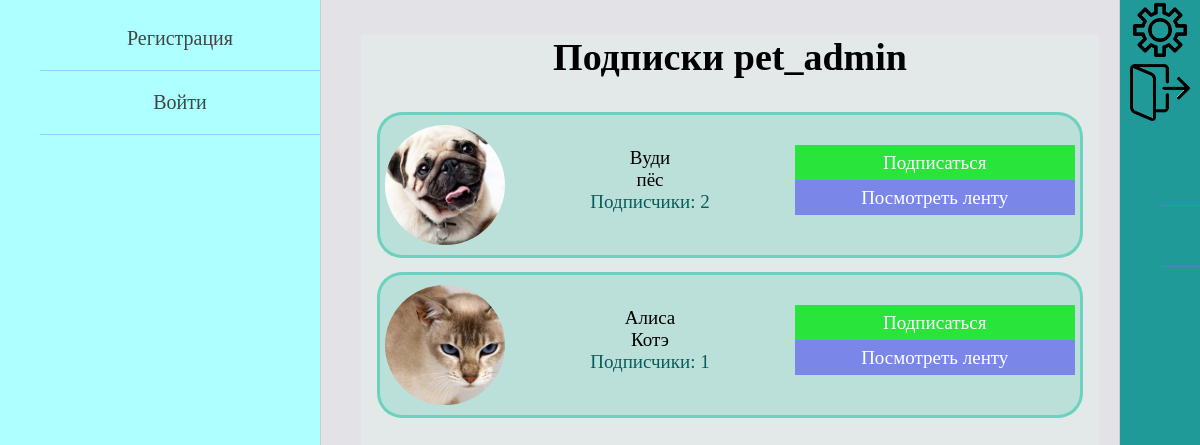
The page /profile/1/subscriptions/ on the database its author committed.
### pet_owners/models.py (models this page shows, shortened)
class Owner(AbstractUser):
    date_of_birth = models.DateField(blank=True, verbose_name='дата рождения пользователя', null=True)
    avatar = models.ImageField(upload_to="owners_photos/%Y/%m/%d/", blank=True,
                               verbose_name='фото пользователя', null=True)
    about_myself = models.TextField(max_length=520, blank=True, verbose_name='о себе', null=True)
    instagram = models.URLField(blank=True, verbose_name='инстаграм', null=True)
    vkontakte = models.URLField(blank=True, verbose_name='вконтакте', null=True)
    youtube = models.URLField(blank=True, verbose_name='ютуб', null=True)

class Animal(models.Model):
    GENDER = (
        ("мальчик", "мальчик"),
        ("девочка", "девочка")
    )
    name_of_animal = models.CharField(max_length=55, verbose_name='имя питомца')
    pet_owner = models.ForeignKey(settings.AUTH_USER_MODEL, on_delete=models.CASCADE, verbose_name='владелец')
    category_of_animal = models.ForeignKey(AnimalCategory, on_delete=models.PROTECT, verbose_name='вид')
    animal_breed = models.CharField(max_length=100, blank=True, verbose_name='порода питомца')
    date_of_animal_birth = models.DateField(verbose_name='дата рождения питомца', blank=True, null=True)
    sex = models.CharField(max_length=7, choices=GENDER, verbose_name='пол', null=True)
    animal_photo = models.ImageField(upload_to="animals_photos/%Y/%m/%d/", verbose_name='фото питомца')
    about_pet = models.TextField(max_length=520, verbose_name='о питомце')
    class Meta:
        verbose_name = 'Питомец'
        verbose_name_plural = 'Питомцы'

class AnimalCategory(models.Model):
    category = models.CharField(max_length=255, verbose_name='вид домашнего животного')
    def __str__(self):
        return self.category
    class Meta:
        verbose_name = 'Вид'
        verbose_name_plural = 'Виды'

### pet_owners/views.py (the view)
# urls.py: path('profile/<int:id>/subscriptions/', OwnerSubscriptions.as_view(),
class OwnerSubscriptions(DataMixin, ListView):
    model = Owner
    template_name = 'pet_owners/subscriptions_page.html'
    context_object_name = 'profile'
    def get_queryset(self):
        self.queryset = Owner.objects.get(pk=self.kwargs['id'])
        return self.queryset
    def get_context_data(self, *, object_list=None, **kwargs):
        context = super().get_context_data(**kwargs)
        owner = self.queryset
        animals = Animal.objects.filter(followers__follower=owner)
        context['subscriptions'] = animals
        if self.request.user.id == self.kwargs['id']:
            context['title'] = "Мои подписки"
        else:
            context['title'] = f"Подписки {owner.username}"
        context.update(self.get_left_menu())
        context['user_animals_followed'] = self.get_animals_followers_of_owner(animals)
        return context

### pet_owners/templatetags/pet_owners_tags.py (called while the page is built)
@register.simple_tag
def create_foll_list(animal_name, user_animals_followed):
    return user_animals_followed[animal_name]

### pet_owners/utils.py (called while the page is built)
    def get_left_menu(self):
        context = {}
        if self.request.user.is_authenticated:
            context['left_menu'] = [
                {'title': "Мой профиль", 'url_name': ['profile_home', self.request.user.id]},
                {'title': "Мои питомцы", 'url_name': ['all_animals_page']},
                {'title': "Подписки", 'url_name': ['owner_subscriptions', self.request.user.id]},
                {'title': "Группы", 'url_name': ['profile_home', self.request.user.id]},
                {'title': "Найти...", 'url_name': ['profile_home', self.request.user.id]}
            ]
        else:
            context['left_menu'] = [
                {'title': "Регистрация", 'url_name': 'register'},
                {'title': "Войти", 'url_name': 'login'},
            ]
        return context

### pet_owners/templates/pet_owners/subscriptions_page.html
{% extends 'pet_owners/base.html' %}
{% load pet_owners_tags %}
{% block content %}
<div class="subs_block">
    <h1>Подписки {{profile.username}}</h1>
    <div class="subs_cells">
        {% for sub in subscriptions %}
            {% create_foll_list sub.name_of_animal user_animals_followed as foll_list %}
            <div class="subs_cell">
                <div class="sub_avatar">
                    <img src="{{sub.animal_photo.url}}" height=120>
                </div>
                <div class="sub_info">
                    <div>{{sub.name_of_animal}}</div>
                    <div>{{sub.category_of_animal}}</div>
                    <div class="subs_of_user">
                        <a href="#">
                            <span>Подписчики: </span>{{foll_list.count_folls}}
                        </a>
                    </div>
                </div>
                <div class="sub_buttons">
                    {% if foll_list.is_followed %}
                        <div class="unfollow_animal">
                            <a href="{{animal.change_follower}}">Отписаться</a>
                        </div>
                    {% else %}
                        <div class="follow_animal">
                            <a href="{{animal.change_follower}}">Подписаться</a>
                        </div>
                    {% endif %}
                    <div class="select_button">
                        <a href="#">Посмотреть ленту</a>
                    </div>
                </div>
            </div>
        {% endfor %}
    </div>
</div>
{% endblock %}

### pet_owners/templates/pet_owners/base.html (shortened to what this page needs)
{% load static %}
<!DOCTYPE html>
<html lang="en">
<head>
    <link type="text/css" href="{% static 'pet_owners/css/styles.css' %}" rel="stylesheet" />
</head>
<body>
<table class="table-page" border=0 cellpadding="0" cellspacing="0">
<tr>
    <td valign="top" class="left-chapters">
        <ul id="leftchapters">
            {% for el_menu in left_menu %}
                {% if request.user.is_authenticated %}
                    {% if el_menu.url_name|length == 2 %}
                        <li><a href="{% url el_menu.url_name.0 el_menu.url_name.1 %}">
                            {{el_menu.title}}
                        </a></li>
                    {% else %}
                        <li><a href="{% url el_menu.url_name.0 %}">
                            {{el_menu.title}}
                        </a></li>
                    {% endif %}
                {% else %}
                    <li><a href="{% url el_menu.url_name %}">{{el_menu.title}}</a></li>
                {% endif %}
            {% endfor %}
        </ul>
    </td>
    <td valign="top" class="content">
        <div class="content-text">
            {% block content %}
            {% endblock %}
        </div>
    </td>
    <td valign="top" class="right-chapters">
        <table border=0 cellpadding="0" cellspacing="0">
            <tr class="settings_button"><td>
                <a href="#">
                    <img src="/static/pet_owners/images/settings_img.png" width="60">
                </a>
            </td></tr>
            <tr class="logout_button"><td>
                <a href="{% url 'logout' %}">
                    <img src="/static/pet_owners/images/exit.png" width="60">
                </a>
            </td></tr>
            <tr><td>
                <ul id="rightchapters">
                    {% for sub in subscriptions %}
                       <li><a href="{{ sub.get_absolute_url }}">{{sub.animal}}</a></li>
                    {% endfor %}
                </ul>
            </td></tr>
        </table>
    </td>
</tr>
</table>
</body>
</html>

### pet_owners/static/pet_owners/css/styles.css (style rules this page uses)
html, body { font-family: 'Georgia'; margin: 0; padding: 0; height: 100%; width: 100%; color: #000000; }
.table-page { width: 100%; height: 100%; vertical-align: top; }
.table-page tr { height: 100%; }
.left-chapters { margin: 0; background: rgba(140, 255, 255, 0.7); border-right: 1px solid #ccc; min-height: 100%; }
.left-chapters ul { width: 300px; min-height: 100%; margin: 0; padding: 7px 0 7px 20px; list-style: none; font-size: 20px; }
.left-chapters ul li { text-align: center; margin-left: 20px; padding: 20px 0 20px 0; color: #999; border-bottom: 1px solid rgba(126, 117, 255, 0.4); }
.left-chapters ul li a { color: #444; text-decoration: none; transition: color .2s linear; }
.right-chapters { margin: 0; background: #209999; border-left: 1px solid #ccc; min-height: 100%; }
.right-chapters ul { width: 60px; min-height: 100%; margin: 0; padding: 20px 0 10px 20px; list-style: none; font-size: 20px; }
.right-chapters ul li { text-align: center; margin: 10px 0 0 20px; padding: 30px 0 20px 0; color: #999; border-bottom: 1px solid rgba(126, 117, 255, 0.4); }
.settings_button, .logout_button { text-align: center; }
.settings_button a, .logout_button a { display: block; height: 100%; width: 100%; transition: all .2s linear; }
.content { background: #27234621; padding: 10px 20px 20px 40px; width: 100%; box-sizing: border-box; }
.content-text { height: 100%; font-size: 19px; background: #e3e8e8; font-family: Yandex Sans Display Light; }
.subs_of_user a { color: #095c5c; text-decoration: none; }
.subs_block { text-align: center; }
.subs_cells { width: 100%; text-align: center; }
.subs_cell { background: rgba(26, 196, 162, 0.2); width: 700px; height: 140px; display: inline-block; vertical-align: middle; text-align: center; margin: 7px 0 7px 0; border: 3px solid rgba(26, 196, 162, 0.5); border-radius: 25px; }
.sub_avatar { display: inline-block; vertical-align: middle; text-align: center; max-height: 120px; max-width: 120px; margin-top: 10px; border-radius: 120px; overflow: hidden; }
.sub_info { display: inline-block; vertical-align: middle; width: 40%; }
.sub_buttons { display: inline-block; vertical-align: middle; }
.follow_animal { background: rgba(5, 230, 20, 0.8); text-align: center; vertical-align: middle; height: 35px; }
.follow_animal a, .unfollow_animal a { display: block; height: 100%; width: 100%; line-height: 35px; color: #ffffff; text-decoration: none; transition: all .2s linear; }
.select_button { background: rgba(26, 0, 255, 0.4); text-align: center; height: 35px; }
.select_button a { display: block; height: 100%; width: 280px; line-height: 35px; color: #ffffff; text-decoration: none; }

### rows shown on the page
Owner: username "pet_admin"
Animal: animal_photo (picture), name_of_animal "Вуди", category_of_animal "пёс", count_folls "2"
Animal: animal_photo (picture), name_of_animal "Алиса", category_of_animal "Котэ", count_folls "1"

### other values the page prints
{{ el_menu.title }} "Регистрация" "Войти"
